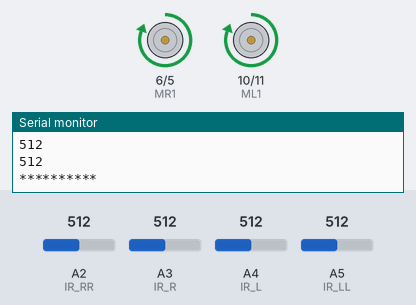
The sketch below on a simulated Arduino Nano, built with avr-gcc and run on an emulated ATmega328P. On the bench: motor-driver pin pairs drawn as motors (green arrow = first pin HIGH = forward, orange = second pin HIGH = backward, longer = more drive), the last lines printed to the serial monitor. The test bench sets the inputs (shaded band); at power-on: A3 (IR_R) = 512, A4 (IR_L) = 512, A2 (IR_RR) = 512, A5 (IR_LL) = 512.

Above: at 1.2 s.
1.3 s: A3 (IR_R) set to 218
2.8 s: A3 (IR_R) set to 182
At 3.1 s:
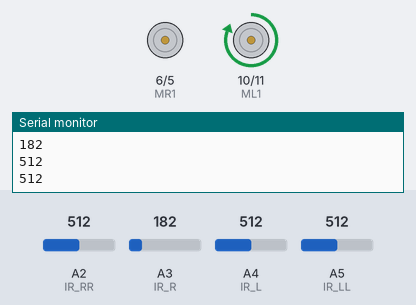
4.3 s: A4 (IR_L) set to 215
5.8 s: A4 (IR_L) set to 185
At 6.5 s:
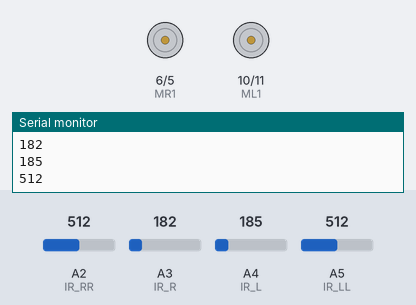
7.3 s: A3 (IR_R) set to 306
At 7.6 s:
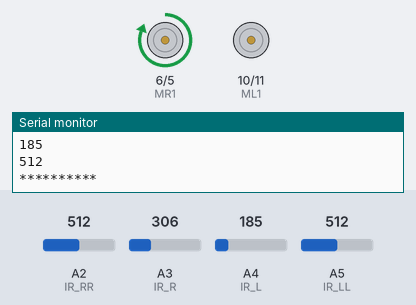
8.8 s: A3 (IR_R) set to 30
At 9.9 s:
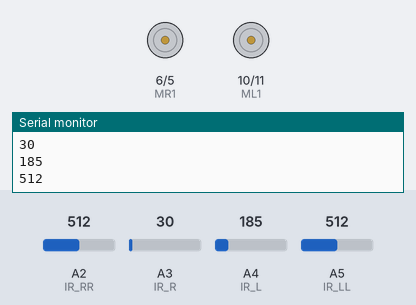
Timing chart, 0 to 11.3 s (numbered marks = the images above; inputs shaded):
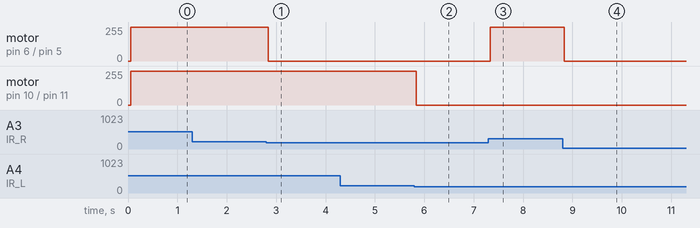

Measured:
- the behaviour switches between 200 and 199 on A3 (IR_R) (found by bisection; images 0 and 1)
- the behaviour switches between 200 and 199 on A4 (IR_L) (found by bisection; images 1 and 2)
- after the input at 2.8 s, motor on pin 6 (MR1) / pin 5 (MR2): forward 255/255 → stopped at once
- after the input at 5.8 s, motor on pin 10 (ML1) / pin 11 (ML2): forward 255/255 → stopped at once
- after the input at 7.3 s, motor on pin 6 (MR1) / pin 5 (MR2): stopped → forward 255/255 at once
- after the input at 8.8 s, motor on pin 6 (MR1) / pin 5 (MR2): forward 255/255 → stopped at once

The sketch:

car.ino
```cpp
//==== 接腳定義 ====
#define Buzzer 3   //蜂鳴器
#define MR2    5   //右馬達輸入2
#define MR1    6   //右馬達輸入1
#define B2     7   //按鈕2
#define B1     8   //按鈕1
#define ML1    10  //左馬達輸入1
#define ML2    11  //左馬達輸入2
#define B3     13  //按鈕3
#define VR     A0  //可變電阻
#define CDS_R  A1  //光敏電阻(右)
#define IR_RR  A2  //TCRT5000紅外線尋跡(最右)
#define IR_R   A3  //TCRT5000紅外線尋跡(右)
#define IR_L   A4  //TCRT5000紅外線尋跡(左)
#define IR_LL  A5  //TCRT5000紅外線尋跡(最左)
#define CDS_L  A6  //光敏電阻(左)
boolean RRv_IR, Rv_IR, Lv_IR, LLv_IR;
#define RRv 200 //最右邊尋跡紅外線數值,白底>黑線
#define Rv  200 //右邊尋跡紅外線數值,白底>黑線
#define Lv  200 //左邊尋跡紅外線數值,白底>黑線
#define LLv 200 //最左邊尋跡紅外線數值,白底>黑線
void setup() {
  // put your setup code here, to run once:
  Serial.begin(9600);
  pinMode(A2, INPUT);
  pinMode(A3, INPUT);
  pinMode(A4, INPUT);
  pinMode(A5, INPUT);
  pinMode(ML1, OUTPUT);
  pinMode(ML2, OUTPUT);
  pinMode(MR1, OUTPUT);
  pinMode(MR2, OUTPUT);
  analogWrite(ML1, 0);
  analogWrite(ML2, 0);
  analogWrite(MR1, 0);
  analogWrite(MR2, 0);
}
void loop() {
  LINE_FOLLOW();
  // put your main code here, to run repeatedly:
}

void LINE_FOLLOW() {
  while (true) {
    int a = analogRead(A2);
    int b = analogRead(A3);
    int c = analogRead(A4);
    int d = analogRead(A5);
    Serial.println("**********");
    Serial.println(a);
    Serial.println(b);
    Serial.println(c);
    Serial.println(d);
    delay(50);
    GetIR();
    if (!Lv_IR && !Rv_IR) {
      Forward();
    } else if (Lv_IR && !Rv_IR) {
      Left_LINE();
    } else if (!Lv_IR && Rv_IR) {
      Right_LINE();
    } else {
      Stop();
    }
  }
}

void GetIR() {
  if (analogRead(IR_RR) >= RRv)
    RRv_IR = false; //白底
  else
    RRv_IR = true; //黑線
  if (analogRead(IR_R) >= Rv)
    Rv_IR = false; //白底
  else
    Rv_IR = true; //黑線

  if (analogRead(IR_L) >= Lv)
    Lv_IR = false; //白底
  else
    Lv_IR = true; //黑線

  if (analogRead(IR_LL) >= LLv)
    LLv_IR = false; //白底
  else
    LLv_IR = true; //黑線
}
void Forward() {
  analogWrite(MR1, 255);
  digitalWrite(MR2, LOW);
  analogWrite(ML1, 255);
  digitalWrite(ML2, LOW);
}
void Stop() {
  digitalWrite(ML1, LOW);
  digitalWrite(ML2, LOW);
  digitalWrite(MR1, LOW);
  digitalWrite(MR2, LOW);
}
void Right_LINE() {
  digitalWrite(MR1, LOW);
  digitalWrite(MR2, LOW);
  analogWrite(ML1, 255);
  digitalWrite(ML2, LOW);
}

void Left_LINE() {
  digitalWrite(ML1, LOW);
  digitalWrite(ML2, LOW);
  analogWrite(MR1, 255);
  digitalWrite(MR2, LOW);
}
```
